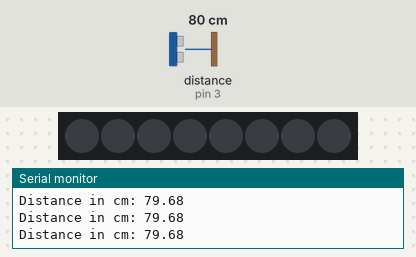
The sketch below on a simulated Arduino Uno, built with avr-gcc and run on an emulated ATmega328P. Shown: 8 RGB LEDs in strip order, left to right, the last lines printed to the serial monitor. Wiring (inferred from the names in the program): ultrasonic range finder: trigger pin 2; echo pin 3. The test bench sets the inputs (shaded band); at power-on: distance to the obstacle (sensor on pin 3) 80 cm. The echo pulse lasts 58.3 µs per cm.

Above: at 1.2 s.
1.3 s: distance to the obstacle (sensor on pin 3) set to 32 cm
At 1.48 s:
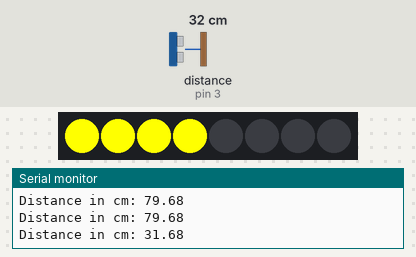
3.4 s: distance to the obstacle (sensor on pin 3) set to 2 cm
At 4.3 s:
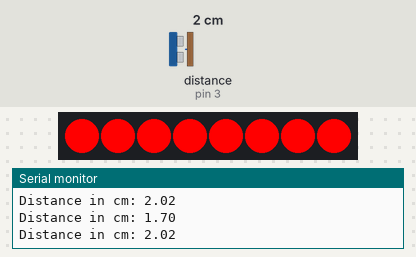
4.9 s: distance to the obstacle (sensor on pin 3) set to 38 cm
At 6.1 s:
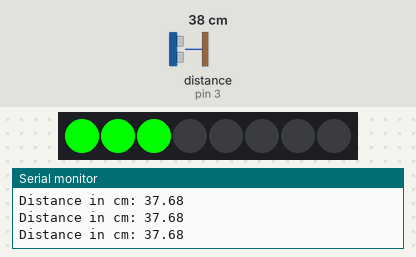
6.4 s: distance to the obstacle (sensor on pin 3) set to 9 cm
At 7.0 s:
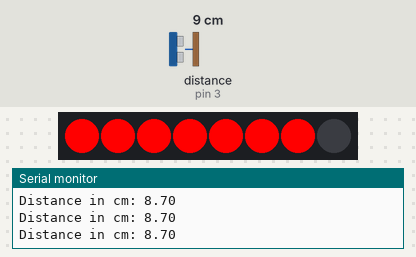
7.9 s: distance to the obstacle (sensor on pin 3) set to 4 cm
At 9.1 s:
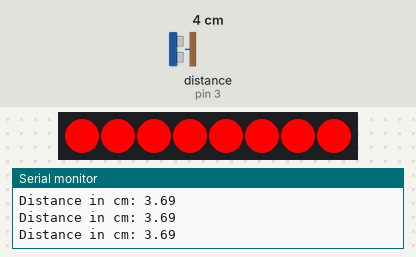
9.4 s: distance to the obstacle (sensor on pin 3) set to 60 cm
At 10.4 s:
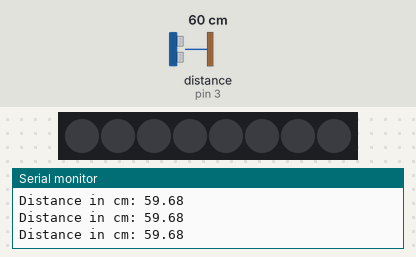
Timing chart, 0 to 11.9 s (numbered marks = the images above; inputs shaded):
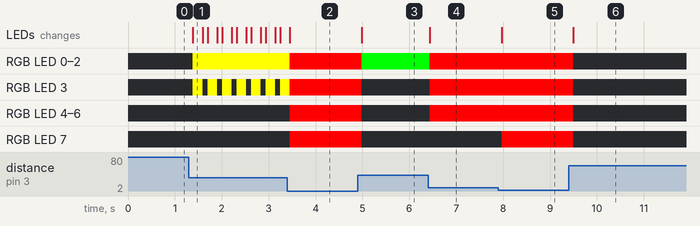

Measured:
- after the input at 1.3 s, RGB LED 0–2: off → RGB(255, 255, 0) after 0.09 s; RGB LED 3: alternates RGB(255, 255, 0) for 0.21 s and off for 0.10 s, starting after 0.09 s; the LEDs: change after 0.09 s (image 1)
- after the input at 3.4 s, the LEDs: change after 0.05 s (image 2)
- after the input at 4.9 s, RGB LED 0–2: RGB(255, 0, 0) → RGB(0, 255, 0) after 0.08 s; RGB LED 3–7: RGB(255, 0, 0) → off after 0.08 s; the LEDs: change after 0.08 s (image 3)
- after the input at 6.4 s, RGB LED 0–2: RGB(0, 255, 0) → RGB(255, 0, 0) at once; RGB LED 3–6: off → RGB(255, 0, 0) at once; the LEDs: change at once (image 4)
- after the input at 7.9 s, RGB LED 7: off → RGB(255, 0, 0) after 0.07 s; the LEDs: change after 0.07 s (image 5)
- after the input at 9.4 s, RGB LED 0–7: RGB(255, 0, 0) → off after 0.10 s; the LEDs: change after 0.10 s (image 6)

The sketch:

water_level_LED_test.ino
```cpp
#include <Adafruit_NeoPixel.h>

// Ultrasonic sensor pins
#define trigPin 2
#define echoPin 3

// LED strip configuration
#define PIN 6              // LED data pin
#define NUMPIXELS 8        // Number of LEDs
Adafruit_NeoPixel pixels(NUMPIXELS, PIN);

void setup() {
  // Initialize serial communication
  Serial.begin(9600);

  // Initialize ultrasonic sensor
  pinMode(trigPin, OUTPUT); // Sets the trigPin as an Output
  pinMode(echoPin, INPUT);  // Sets the echoPin as an Input

  // Initialize LED strip
  pixels.begin();
  pixels.clear();
}

void loop() {
  // Clears the trigPin
  digitalWrite(trigPin, LOW);
  delayMicroseconds(2);

  // Sets the trigPin on HIGH state for 10 microseconds
  digitalWrite(trigPin, HIGH);
  delayMicroseconds(10);
  digitalWrite(trigPin, LOW);

  // Reads the echoPin, returns the sound wave travel time in microseconds
  long duration = pulseIn(echoPin, HIGH);
  float distance = (duration * 0.0343) / 2; // Converts time to distance in cm

  // Print debugging information
  Serial.print("Distance in cm: ");
  Serial.println(distance);

  // Calculate the number of LEDs to light up and their color based on distance
  int numLedsToLight = mapDistanceToLEDs(distance);
  uint32_t color = mapDistanceToColor(distance);

  // Update the LED strip state
  updateLEDs(numLedsToLight, color);

  delay(100); // Delay to improve response speed
}

// Map distance to the number of LEDs to light up
int mapDistanceToLEDs(float distance) {
  if (distance < 2) distance = 2;  // Handle very close distances
  if (distance > 50) distance = 50; // Handle very far distances

  return map(distance, 2, 50, NUMPIXELS, 0); // The closer the distance, the more LEDs are lit
}

// Map distance to LED color
uint32_t mapDistanceToColor(float distance) {
  if (distance < 2) distance = 2;  // Handle very close distances
  if (distance > 50) distance = 50; // Handle very far distances

  // Close distance (red), medium distance (yellow), far distance (green)
  if (distance <= 20) {
    return pixels.Color(255, 0, 0); // Red
  } else if (distance <= 35) {
    return pixels.Color(255, 255, 0); // Yellow
  } else {
    return pixels.Color(0, 255, 0); // Green
  }
}

// Update the LED strip state
void updateLEDs(int numLedsToLight, uint32_t color) {
  pixels.clear(); // Clear the strip

  for (int i = 0; i < numLedsToLight; i++) {
    pixels.setPixelColor(i, color); // Set color based on distance
  }

  pixels.show(); // Update the strip state
}
```
